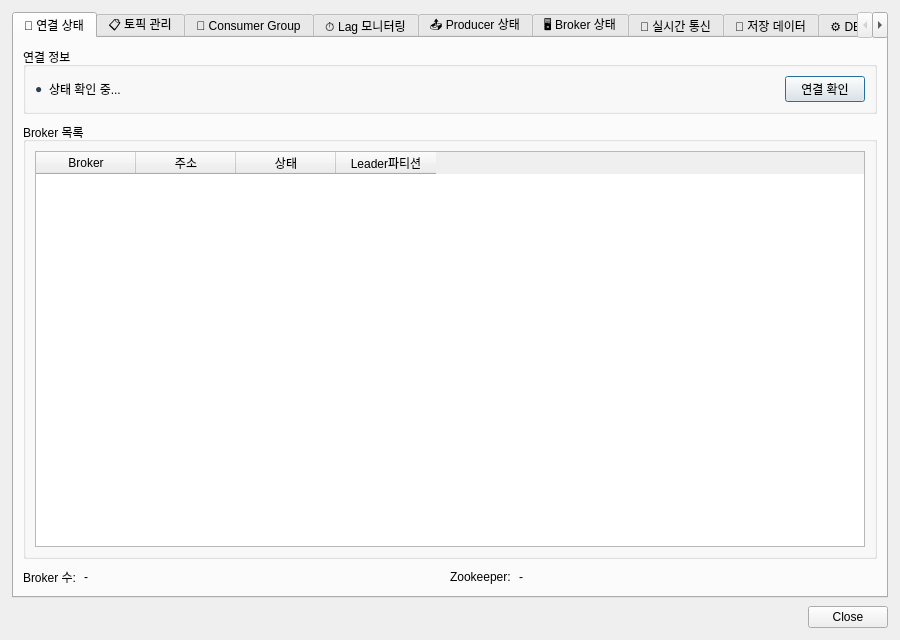
<?xml version="1.0" encoding="UTF-8"?>
<ui version="4.0">
 <class>KafkaSettingsDialog</class>
 <widget class="QDialog" name="KafkaSettingsDialog">
  <property name="geometry">
   <rect>
    <x>0</x>
    <y>0</y>
    <width>900</width>
    <height>640</height>
   </rect>
  </property>
  <property name="windowTitle">
   <string>Kafka 모니터링</string>
  </property>
  <layout class="QVBoxLayout" name="verticalLayout_main">
   <property name="spacing">
    <number>8</number>
   </property>
   <property name="leftMargin">
    <number>12</number>
   </property>
   <property name="topMargin">
    <number>12</number>
   </property>
   <property name="rightMargin">
    <number>12</number>
   </property>
   <property name="bottomMargin">
    <number>12</number>
   </property>
   <item>
    <widget class="QTabWidget" name="tabWidget">

     <!-- ===== 탭 1: 연결 상태 ===== -->
     <widget class="QWidget" name="tabConnection">
      <attribute name="title">
       <string>📡 연결 상태</string>
      </attribute>
      <layout class="QVBoxLayout" name="verticalLayout_connection">
       <property name="spacing">
        <number>8</number>
       </property>
       <item>
        <widget class="QGroupBox" name="groupConnectionStatus">
         <property name="title">
          <string>연결 정보</string>
         </property>
         <layout class="QHBoxLayout" name="horizontalLayout_connInfo">
          <item>
           <widget class="QLabel" name="labelStatusDot">
            <property name="text">
             <string>●</string>
            </property>
            <property name="styleSheet">
   <string notr="true">QWidget {
    background-color: #FFFFFF;
    color: #2C3E50;
    font-family: &quot;맑은 고딕&quot;;
    font-size: 9pt;
}

QTabWidget::pane {
    border: 1px solid #BDC3C7;
    background-color: #FFFFFF;
}

QTabBar::tab {
    background-color: #ECF0F1;
    color: #2C3E50;
    padding: 8px 16px;
    margin-right: 2px;
    border: 1px solid #BDC3C7;
    border-bottom: none;
    border-top-left-radius: 4px;
    border-top-right-radius: 4px;
}

QTabBar::tab:selected {
    background-color: #3498DB;
    color: #FFFFFF;
    font-weight: bold;
}

QTabBar::tab:hover {
    background-color: #D5DBDB;
}

QTableWidget {
    gridline-color: #BDC3C7;
    background-color: #FFFFFF;
    alternate-background-color: #F8F9FA;
    selection-background-color: #3498DB;
    selection-color: #FFFFFF;
}

QTableWidget::item {
    padding: 4px;
    border: none;
}

QHeaderView::section {
    background-color: #ECF0F1;
    color: #2C3E50;
    padding: 6px;
    border: 1px solid #BDC3C7;
    font-weight: bold;
}

QLineEdit, QTextEdit, QPlainTextEdit {
    background-color: #FFFFFF;
    border: 1px solid #BDC3C7;
    border-radius: 3px;
    padding: 4px;
    color: #2C3E50;
}

QLineEdit:focus, QTextEdit:focus, QPlainTextEdit:focus {
    border: 2px solid #3498DB;
}

QPushButton {
    background-color: #3498DB;
    color: #FFFFFF;
    border: none;
    border-radius: 4px;
    padding: 6px 12px;
    font-weight: bold;
}

QPushButton:hover {
    background-color: #2980B9;
}

QPushButton:pressed {
    background-color: #1F618D;
}

QPushButton:disabled {
    background-color: #BDC3C7;
    color: #7F8C8D;
}

QLabel {
    color: #2C3E50;
    background-color: transparent;
}

QGroupBox {
    border: 2px solid #BDC3C7;
    border-radius: 5px;
    margin-top: 10px;
    padding-top: 10px;
    background-color: #F8F9FA;
}

QGroupBox::title {
    subcontrol-origin: margin;
    subcontrol-position: top left;
    padding: 0 5px;
    color: #2C3E50;
    font-weight: bold;
}

QProgressBar {
    border: 1px solid #BDC3C7;
    border-radius: 3px;
    text-align: center;
    background-color: #ECF0F1;
}

QProgressBar::chunk {
    background-color: #3498DB;
}</string>
  </property>
           </widget>
          </item>
          <item>
           <widget class="QLabel" name="labelStatusText">
            <property name="text">
             <string>상태 확인 중...</string>
            </property>
           </widget>
          </item>
          <item>
           <spacer name="horizontalSpacer_connStatus">
            <property name="orientation">
             <enum>Qt::Horizontal</enum>
            </property>
            <property name="sizeHint" stdset="0">
             <size>
              <width>40</width>
              <height>20</height>
             </size>
            </property>
           </spacer>
          </item>
          <item>
           <widget class="QPushButton" name="btnConnect">
            <property name="text">
             <string>연결 확인</string>
            </property>
           </widget>
          </item>
         </layout>
        </widget>
       </item>
       <item>
        <widget class="QGroupBox" name="groupBrokerList">
         <property name="title">
          <string>Broker 목록</string>
         </property>
         <layout class="QVBoxLayout" name="verticalLayout_brokerList">
          <item>
           <widget class="QTableWidget" name="tableBrokers">
            <property name="columnCount">
             <number>4</number>
            </property>
            <property name="editTriggers">
             <set>QAbstractItemView::NoEditTriggers</set>
            </property>
            <property name="selectionBehavior">
             <enum>QAbstractItemView::SelectRows</enum>
            </property>
            <property name="alternatingRowColors">
             <bool>true</bool>
            </property>
            <column>
             <property name="text">
              <string>Broker</string>
             </property>
            </column>
            <column>
             <property name="text">
              <string>주소</string>
             </property>
            </column>
            <column>
             <property name="text">
              <string>상태</string>
             </property>
            </column>
            <column>
             <property name="text">
              <string>Leader파티션</string>
             </property>
            </column>
           </widget>
          </item>
         </layout>
        </widget>
       </item>
       <item>
        <layout class="QHBoxLayout" name="horizontalLayout_connBottom">
         <item>
          <widget class="QLabel" name="labelBrokerCountKey">
           <property name="text">
            <string>Broker 수:</string>
           </property>
          </widget>
         </item>
         <item>
          <widget class="QLabel" name="labelBrokerCount">
           <property name="text">
            <string>-</string>
           </property>
          </widget>
         </item>
         <item>
          <spacer name="horizontalSpacer_connBottom1">
           <property name="orientation">
            <enum>Qt::Horizontal</enum>
           </property>
           <property name="sizeHint" stdset="0">
            <size>
             <width>20</width>
             <height>20</height>
            </size>
           </property>
          </spacer>
         </item>
         <item>
          <widget class="QLabel" name="labelZookeeperKey">
           <property name="text">
            <string>Zookeeper:</string>
           </property>
          </widget>
         </item>
         <item>
          <widget class="QLabel" name="labelZookeeper">
           <property name="text">
            <string>-</string>
           </property>
          </widget>
         </item>
         <item>
          <spacer name="horizontalSpacer_connBottom2">
           <property name="orientation">
            <enum>Qt::Horizontal</enum>
           </property>
           <property name="sizeHint" stdset="0">
            <size>
             <width>40</width>
             <height>20</height>
            </size>
           </property>
          </spacer>
         </item>
        </layout>
       </item>
      </layout>
     </widget>

     <!-- ===== 탭 2: 토픽 관리 ===== -->
     <widget class="QWidget" name="tabTopics">
      <attribute name="title">
       <string>📋 토픽 관리</string>
      </attribute>
      <layout class="QVBoxLayout" name="verticalLayout_topics">
       <property name="spacing">
        <number>8</number>
       </property>
       <item>
        <layout class="QHBoxLayout" name="horizontalLayout_topicButtons">
         <item>
          <widget class="QPushButton" name="btnCreateTopic">
           <property name="text">
            <string>토픽 생성</string>
           </property>
          </widget>
         </item>
         <item>
          <widget class="QPushButton" name="btnDeleteTopic">
           <property name="text">
            <string>토픽 삭제</string>
           </property>
          </widget>
         </item>
         <item>
          <spacer name="horizontalSpacer_topicButtons">
           <property name="orientation">
            <enum>Qt::Horizontal</enum>
           </property>
           <property name="sizeHint" stdset="0">
            <size>
             <width>40</width>
             <height>20</height>
            </size>
           </property>
          </spacer>
         </item>
         <item>
          <widget class="QPushButton" name="btnRefreshTopics">
           <property name="text">
            <string>새로고침</string>
           </property>
          </widget>
         </item>
        </layout>
       </item>
       <item>
        <widget class="QTableWidget" name="tableTopics">
         <property name="columnCount">
          <number>6</number>
         </property>
         <property name="editTriggers">
          <set>QAbstractItemView::NoEditTriggers</set>
         </property>
         <property name="selectionBehavior">
          <enum>QAbstractItemView::SelectRows</enum>
         </property>
         <property name="alternatingRowColors">
          <bool>true</bool>
         </property>
         <column>
          <property name="text">
           <string>토픽명</string>
          </property>
         </column>
         <column>
          <property name="text">
           <string>파티션수</string>
          </property>
         </column>
         <column>
          <property name="text">
           <string>레플리카</string>
          </property>
         </column>
         <column>
          <property name="text">
           <string>Retention</string>
          </property>
         </column>
         <column>
          <property name="text">
           <string>크기</string>
          </property>
         </column>
         <column>
          <property name="text">
           <string>msg/s</string>
          </property>
         </column>
        </widget>
       </item>
      </layout>
     </widget>

     <!-- ===== 탭 3: Consumer Group ===== -->
     <widget class="QWidget" name="tabConsumerGroups">
      <attribute name="title">
       <string>👥 Consumer Group</string>
      </attribute>
      <layout class="QVBoxLayout" name="verticalLayout_consumerGroups">
       <property name="spacing">
        <number>8</number>
       </property>
       <item>
        <layout class="QHBoxLayout" name="horizontalLayout_groupButtons">
         <item>
          <spacer name="horizontalSpacer_groupButtons">
           <property name="orientation">
            <enum>Qt::Horizontal</enum>
           </property>
           <property name="sizeHint" stdset="0">
            <size>
             <width>40</width>
             <height>20</height>
            </size>
           </property>
          </spacer>
         </item>
         <item>
          <widget class="QPushButton" name="btnRefreshGroups">
           <property name="text">
            <string>새로고침</string>
           </property>
          </widget>
         </item>
        </layout>
       </item>
       <item>
        <widget class="QTableWidget" name="tableConsumerGroups">
         <property name="columnCount">
          <number>5</number>
         </property>
         <property name="editTriggers">
          <set>QAbstractItemView::NoEditTriggers</set>
         </property>
         <property name="selectionBehavior">
          <enum>QAbstractItemView::SelectRows</enum>
         </property>
         <property name="alternatingRowColors">
          <bool>true</bool>
         </property>
         <column>
          <property name="text">
           <string>Group ID</string>
          </property>
         </column>
         <column>
          <property name="text">
           <string>토픽</string>
          </property>
         </column>
         <column>
          <property name="text">
           <string>멤버수</string>
          </property>
         </column>
         <column>
          <property name="text">
           <string>Lag</string>
          </property>
         </column>
         <column>
          <property name="text">
           <string>상태</string>
          </property>
         </column>
        </widget>
       </item>
      </layout>
     </widget>

     <!-- ===== 탭 4: Lag 모니터링 ===== -->
     <widget class="QWidget" name="tabLag">
      <attribute name="title">
       <string>⏱️ Lag 모니터링</string>
      </attribute>
      <layout class="QVBoxLayout" name="verticalLayout_lag">
       <property name="spacing">
        <number>8</number>
       </property>
       <item>
        <layout class="QHBoxLayout" name="horizontalLayout_lagTop">
         <item>
          <widget class="QLabel" name="labelTotalLagKey">
           <property name="text">
            <string>총 Lag:</string>
           </property>
          </widget>
         </item>
         <item>
          <widget class="QLabel" name="labelTotalLag">
           <property name="text">
            <string>-</string>
           </property>
          </widget>
         </item>
         <item>
          <spacer name="horizontalSpacer_lagTop">
           <property name="orientation">
            <enum>Qt::Horizontal</enum>
           </property>
           <property name="sizeHint" stdset="0">
            <size>
             <width>40</width>
             <height>20</height>
            </size>
           </property>
          </spacer>
         </item>
         <item>
          <widget class="QPushButton" name="btnRefreshLag">
           <property name="text">
            <string>새로고침</string>
           </property>
          </widget>
         </item>
        </layout>
       </item>
       <item>
        <widget class="QTableWidget" name="tableLag">
         <property name="columnCount">
          <number>5</number>
         </property>
         <property name="editTriggers">
          <set>QAbstractItemView::NoEditTriggers</set>
         </property>
         <property name="selectionBehavior">
          <enum>QAbstractItemView::SelectRows</enum>
         </property>
         <property name="alternatingRowColors">
          <bool>true</bool>
         </property>
         <column>
          <property name="text">
           <string>토픽</string>
          </property>
         </column>
         <column>
          <property name="text">
           <string>파티션</string>
          </property>
         </column>
         <column>
          <property name="text">
           <string>Lag</string>
          </property>
         </column>
         <column>
          <property name="text">
           <string>최신오프셋</string>
          </property>
         </column>
         <column>
          <property name="text">
           <string>커밋오프셋</string>
          </property>
         </column>
        </widget>
       </item>
      </layout>
     </widget>

     <!-- ===== 탭 5: Producer 상태 ===== -->
     <widget class="QWidget" name="tabProducers">
      <attribute name="title">
       <string>📤 Producer 상태</string>
      </attribute>
      <layout class="QVBoxLayout" name="verticalLayout_producers">
       <property name="spacing">
        <number>8</number>
       </property>
       <item>
        <layout class="QHBoxLayout" name="horizontalLayout_producerButtons">
         <item>
          <spacer name="horizontalSpacer_producerButtons">
           <property name="orientation">
            <enum>Qt::Horizontal</enum>
           </property>
           <property name="sizeHint" stdset="0">
            <size>
             <width>40</width>
             <height>20</height>
            </size>
           </property>
          </spacer>
         </item>
         <item>
          <widget class="QPushButton" name="btnRefreshProducers">
           <property name="text">
            <string>새로고침</string>
           </property>
          </widget>
         </item>
        </layout>
       </item>
       <item>
        <widget class="QTableWidget" name="tableProducers">
         <property name="columnCount">
          <number>5</number>
         </property>
         <property name="editTriggers">
          <set>QAbstractItemView::NoEditTriggers</set>
         </property>
         <property name="selectionBehavior">
          <enum>QAbstractItemView::SelectRows</enum>
         </property>
         <property name="alternatingRowColors">
          <bool>true</bool>
         </property>
         <column>
          <property name="text">
           <string>Producer ID</string>
          </property>
         </column>
         <column>
          <property name="text">
           <string>토픽</string>
          </property>
         </column>
         <column>
          <property name="text">
           <string>msg/s</string>
          </property>
         </column>
         <column>
          <property name="text">
           <string>실패율</string>
          </property>
         </column>
         <column>
          <property name="text">
           <string>마지막전송</string>
          </property>
         </column>
        </widget>
       </item>
      </layout>
     </widget>

     <!-- ===== 탭 6: Broker 상태 ===== -->
     <widget class="QWidget" name="tabBrokerStats">
      <attribute name="title">
       <string>🖥️ Broker 상태</string>
      </attribute>
      <layout class="QVBoxLayout" name="verticalLayout_brokerStats">
       <property name="spacing">
        <number>8</number>
       </property>
       <item>
        <layout class="QHBoxLayout" name="horizontalLayout_brokerStatsTop">
         <item>
          <widget class="QLabel" name="labelUnderReplicatedKey">
           <property name="text">
            <string>UnderReplicated:</string>
           </property>
          </widget>
         </item>
         <item>
          <widget class="QLabel" name="labelUnderReplicated">
           <property name="text">
            <string>-</string>
           </property>
          </widget>
         </item>
         <item>
          <spacer name="horizontalSpacer_brokerStatsTop">
           <property name="orientation">
            <enum>Qt::Horizontal</enum>
           </property>
           <property name="sizeHint" stdset="0">
            <size>
             <width>40</width>
             <height>20</height>
            </size>
           </property>
          </spacer>
         </item>
         <item>
          <widget class="QPushButton" name="btnRefreshBrokerStats">
           <property name="text">
            <string>새로고침</string>
           </property>
          </widget>
         </item>
        </layout>
       </item>
       <item>
        <widget class="QTableWidget" name="tableBrokerStats">
         <property name="columnCount">
          <number>6</number>
         </property>
         <property name="editTriggers">
          <set>QAbstractItemView::NoEditTriggers</set>
         </property>
         <property name="selectionBehavior">
          <enum>QAbstractItemView::SelectRows</enum>
         </property>
         <property name="alternatingRowColors">
          <bool>true</bool>
         </property>
         <column>
          <property name="text">
           <string>Broker ID</string>
          </property>
         </column>
         <column>
          <property name="text">
           <string>CPU</string>
          </property>
         </column>
         <column>
          <property name="text">
           <string>메모리</string>
          </property>
         </column>
         <column>
          <property name="text">
           <string>디스크</string>
          </property>
         </column>
         <column>
          <property name="text">
           <string>네트워크입력</string>
          </property>
         </column>
         <column>
          <property name="text">
           <string>네트워크출력</string>
          </property>
         </column>
        </widget>
       </item>
      </layout>
     </widget>


     <!-- ========================================== -->
     <!-- Tab: 📡 실시간 통신 모니터 -->
     <!-- ========================================== -->
     <widget class="QWidget" name="tabRealtimeMonitor">
      <attribute name="title">
       <string>📡 실시간 통신</string>
      </attribute>
      <layout class="QVBoxLayout" name="verticalLayout_realtime">
       <item>
        <widget class="QTableWidget" name="tableRealtimeQueries">
         <property name="editTriggers">
          <set>QAbstractItemView::NoEditTriggers</set>
         </property>
         <property name="alternatingRowColors">
          <bool>true</bool>
         </property>
         <property name="selectionBehavior">
          <enum>QAbstractItemView::SelectRows</enum>
         </property>
         <column><property name="text"><string>시간</string></property></column>
         <column><property name="text"><string>타입</string></property></column>
         <column><property name="text"><string>쿼리</string></property></column>
         <column><property name="text"><string>응답(ms)</string></property></column>
         <column><property name="text"><string>상태</string></property></column>
        </widget>
       </item>
       <item>
        <widget class="QWidget" name="chartContainer" native="true">
         <property name="minimumHeight">
          <number>200</number>
         </property>
        </widget>
       </item>
      </layout>
     </widget>

     <!-- ========================================== -->
     <!-- Tab: 📂 저장된 데이터 조회 -->
     <!-- ========================================== -->
     <widget class="QWidget" name="tabStoredData">
      <attribute name="title">
       <string>📂 저장 데이터</string>
      </attribute>
      <layout class="QVBoxLayout" name="verticalLayout_stored">
       <item>
        <layout class="QHBoxLayout" name="horizontalLayout_filter">
         <item>
          <widget class="QLabel" name="labelTable">
           <property name="text"><string>테이블:</string></property>
          </widget>
         </item>
         <item>
          <widget class="QComboBox" name="comboTable"/>
         </item>
         <item>
          <widget class="QLabel" name="labelSearch">
           <property name="text"><string>검색:</string></property>
          </widget>
         </item>
         <item>
          <widget class="QLineEdit" name="lineFilter">
           <property name="placeholderText"><string>키워드 입력</string></property>
          </widget>
         </item>
         <item>
          <widget class="QPushButton" name="btnSearch">
           <property name="text"><string>🔍 검색</string></property>
          </widget>
         </item>
        </layout>
       </item>
       <item>
        <widget class="QTableWidget" name="tableData">
         <property name="alternatingRowColors">
          <bool>true</bool>
         </property>
         <property name="editTriggers">
          <set>QAbstractItemView::NoEditTriggers</set>
         </property>
        </widget>
       </item>
       <item>
        <layout class="QHBoxLayout" name="horizontalLayout_pagination">
         <item>
          <widget class="QPushButton" name="btnPrevPage">
           <property name="text"><string>◀ 이전</string></property>
          </widget>
         </item>
         <item>
          <widget class="QLabel" name="labelPage">
           <property name="text"><string>페이지: 1 / 1</string></property>
          </widget>
         </item>
         <item>
          <widget class="QPushButton" name="btnNextPage">
           <property name="text"><string>다음 ▶</string></property>
          </widget>
         </item>
         <item>
          <widget class="QPushButton" name="btnExportCSV">
           <property name="text"><string>📤 CSV</string></property>
          </widget>
         </item>
        </layout>
       </item>
      </layout>
     </widget>

     <!-- ========================================== -->
     <!-- Tab: ⚙️ DB 상세 정보 -->
     <!-- ========================================== -->
     <widget class="QWidget" name="tabDBInfo">
      <attribute name="title">
       <string>⚙️ DB 정보</string>
      </attribute>
      <layout class="QVBoxLayout" name="verticalLayout_dbinfo">
       <item>
        <widget class="QGroupBox" name="groupDBStatus">
         <property name="title"><string>시스템 정보</string></property>
         <layout class="QFormLayout" name="formLayout_dbstatus">
          <item row="0" column="0">
           <widget class="QLabel" name="labelVersionTitle">
            <property name="text"><string>버전:</string></property>
           </widget>
          </item>
          <item row="0" column="1">
           <widget class="QLabel" name="labelVersion">
            <property name="text"><string>-</string></property>
           </widget>
          </item>
          <item row="1" column="0">
           <widget class="QLabel" name="labelUptimeTitle">
            <property name="text"><string>업타임:</string></property>
           </widget>
          </item>
          <item row="1" column="1">
           <widget class="QLabel" name="labelUptime">
            <property name="text"><string>-</string></property>
           </widget>
          </item>
          <item row="2" column="0">
           <widget class="QLabel" name="labelConnectionsTitle">
            <property name="text"><string>연결 수:</string></property>
           </widget>
          </item>
          <item row="2" column="1">
           <widget class="QLabel" name="labelConnections">
            <property name="text"><string>-</string></property>
           </widget>
          </item>
          <item row="3" column="0">
           <widget class="QLabel" name="labelMemoryTitle">
            <property name="text"><string>메모리 사용:</string></property>
           </widget>
          </item>
          <item row="3" column="1">
           <widget class="QLabel" name="labelMemory">
            <property name="text"><string>-</string></property>
           </widget>
          </item>
         </layout>
        </widget>
       </item>
       <item>
        <widget class="QGroupBox" name="groupPerformance">
         <property name="title"><string>성능 지표</string></property>
         <layout class="QGridLayout" name="gridLayout_perf">
          <item row="0" column="0">
           <widget class="QLabel" name="labelQPSTitle">
            <property name="text"><string>QPS:</string></property>
           </widget>
          </item>
          <item row="0" column="1">
           <widget class="QLabel" name="labelQPS">
            <property name="text"><string>-</string></property>
           </widget>
          </item>
          <item row="1" column="0">
           <widget class="QLabel" name="labelAvgLatencyTitle">
            <property name="text"><string>평균 응답:</string></property>
           </widget>
          </item>
          <item row="1" column="1">
           <widget class="QLabel" name="labelAvgLatency">
            <property name="text"><string>-</string></property>
           </widget>
          </item>
         </layout>
        </widget>
       </item>
       <item>
        <spacer name="verticalSpacer_dbinfo">
         <property name="orientation">
          <enum>Qt::Vertical</enum>
         </property>
         <property name="sizeHint" stdset="0">
          <size>
           <width>20</width>
           <height>40</height>
          </size>
         </property>
        </spacer>
       </item>
      </layout>
     </widget>
    </widget>
   </item>
      <widget class="QWidget" name="tabDataDelete">
       <attribute name="title"><string>🗑️ 데이터 삭제</string></attribute>
       <layout class="QVBoxLayout" name="vl_kafkaDelete">
        <item>
         <widget class="QLabel" name="labelDeleteWarning_kafka">
          <property name="text"><string>⚠️ 주의: 삭제된 토픽은 복구할 수 없습니다!</string></property>
          <property name="styleSheet"><string notr="true">color: #E74C3C; font-weight: bold; font-size: 11pt;</string></property>
         </widget>
        </item>
        <item>
         <widget class="QGroupBox" name="groupKafkaTopicDelete">
          <property name="title"><string>🗑️ 토픽 삭제</string></property>
          <layout class="QVBoxLayout">
           <item>
            <layout class="QHBoxLayout">
             <item>
              <widget class="QPushButton" name="btn_delete_candles_topic">
               <property name="text"><string>candles 토픽 삭제</string></property>
               <property name="styleSheet"><string notr="true">background-color: #E74C3C; color: white; font-weight: bold;</string></property>
              </widget>
             </item>
             <item>
              <widget class="QPushButton" name="btn_delete_ticker_topic">
               <property name="text"><string>ticker 토픽 삭제</string></property>
               <property name="styleSheet"><string notr="true">background-color: #E74C3C; color: white; font-weight: bold;</string></property>
              </widget>
             </item>
             <item>
              <widget class="QPushButton" name="btn_purge_all_topics">
               <property name="text"><string>⚠️ 전체 토픽 메시지 정리 (Purge)</string></property>
               <property name="styleSheet"><string notr="true">background-color: #C0392B; color: white; font-weight: bold;</string></property>
              </widget>
             </item>
             <item><spacer><property name="orientation"><enum>Qt::Horizontal</enum></property></spacer></item>
            </layout>
           </item>
           <item>
            <layout class="QHBoxLayout">
             <item><widget class="QLabel"><property name="text"><string>토픽명:</string></property></widget></item>
             <item><widget class="QLineEdit" name="edit_delete_topic_name"><property name="placeholderText"><string>예: upbit-candles</string></property></widget></item>
             <item>
              <widget class="QPushButton" name="btn_delete_specific_topic">
               <property name="text"><string>🗑️ 해당 토픽 삭제</string></property>
               <property name="styleSheet"><string notr="true">background-color: #E74C3C; color: white; font-weight: bold;</string></property>
              </widget>
             </item>
            </layout>
           </item>
          </layout>
         </widget>
        </item>
        <item>
         <spacer>
          <property name="orientation"><enum>Qt::Vertical</enum></property>
          <property name="sizeHint" stdset="0"><size><width>20</width><height>40</height></size></property>
         </spacer>
        </item>
       </layout>
      </widget>

   <!-- 닫기 버튼 -->
   <item>
    <widget class="QDialogButtonBox" name="buttonBox">
     <property name="orientation">
      <enum>Qt::Horizontal</enum>
     </property>
     <property name="standardButtons">
      <set>QDialogButtonBox::Close</set>
     </property>
    </widget>
   </item>
  </layout>
 </widget>
 <resources/>
 <connections>
  <connection>
   <sender>buttonBox</sender>
   <signal>rejected()</signal>
   <receiver>KafkaSettingsDialog</receiver>
   <slot>reject()</slot>
   <hints>
    <hint type="sourcelabel">
     <x>450</x>
     <y>620</y>
    </hint>
    <hint type="destinationlabel">
     <x>450</x>
     <y>320</y>
    </hint>
   </hints>
  </connection>
 </connections>
</ui>
